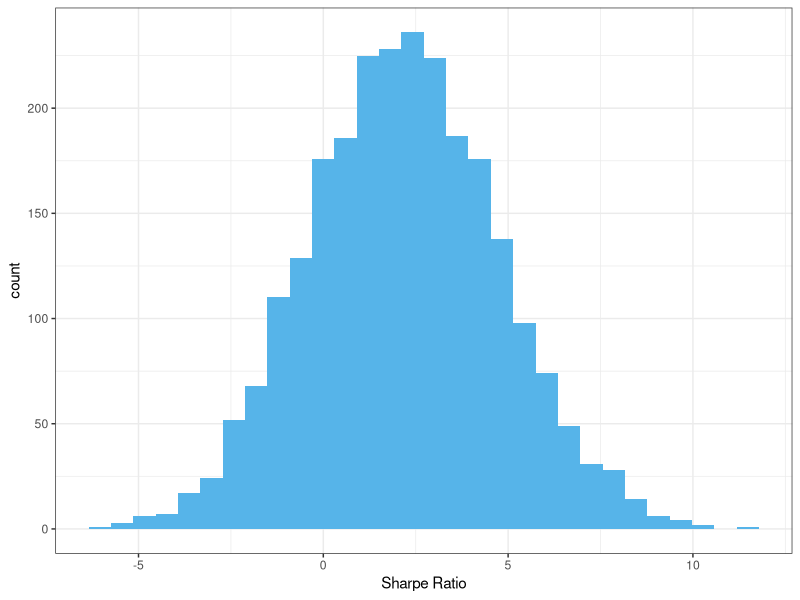

Write the R code that produced this figure.
# Title     : TODO
# Objective : TODO
# Created by: oscarhernandezlopez
# Created on: 30/11/20

require(ggplot2)

returns <- 0.1/100
sharpe <- 2
std <- returns*sqrt(252)/sharpe
days <- 40

ret <- numeric()
sharpes <- numeric()

for (i in 1:2500){
  returns_d <- rnorm(days,returns,std)
  ret <- c(ret,returns_d)
  sharpes <- c(sharpes,sqrt(252)*mean(returns_d)/sd(returns_d))
}

png('hist2500.png',width = 2000, height = 1500,res = 250)

df <- as.data.frame(sharpes)
ggplot(data = df, aes(df$sharpes)) + geom_histogram(fill="#56B4E9") +
  xlab("Sharpe Ratio") +
  theme_bw()

dev.off()